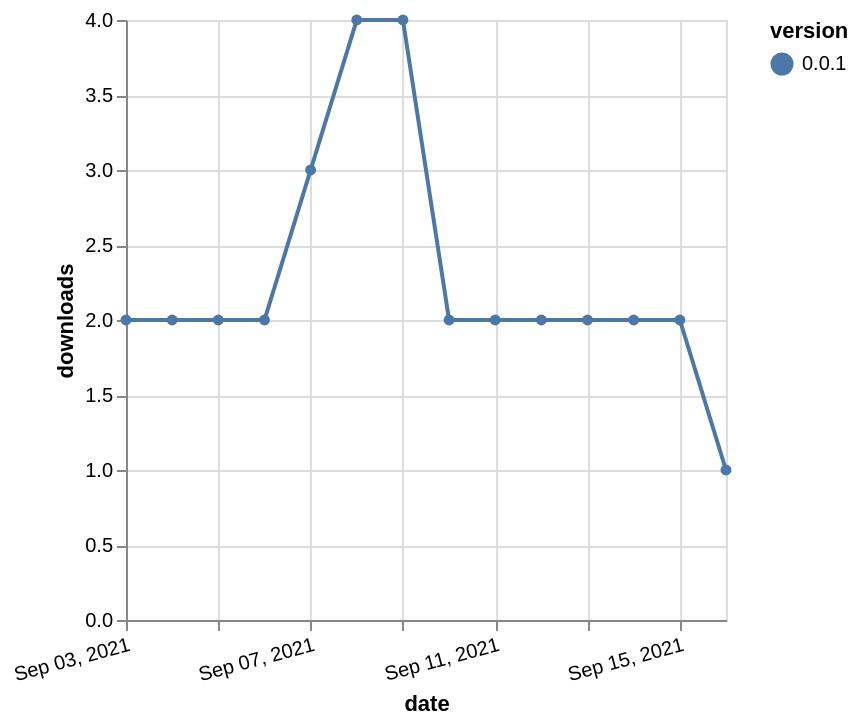

Source (Vega-Lite JSON):
### Vega-Lite specification from a JSON file in a GitHub repository (floating-point values rounded to 4 significant figures)
{"$schema": "https://vega.github.io/schema/vega-lite/v5.json", "description": "A simple bar chart with embedded data.", "data": {"values": [{"date": "2021-09-03", "total": 1527, "delta": 2, "version": "0.0.1"}, {"date": "2021-09-04", "total": 1529, "delta": 2, "version": "0.0.1"}, {"date": "2021-09-05", "total": 1531, "delta": 2, "version": "0.0.1"}, {"date": "2021-09-06", "total": 1533, "delta": 2, "version": "0.0.1"}, {"date": "2021-09-07", "total": 1536, "delta": 3, "version": "0.0.1"}, {"date": "2021-09-08", "total": 1540, "delta": 4, "version": "0.0.1"}, {"date": "2021-09-09", "total": 1544, "delta": 4, "version": "0.0.1"}, {"date": "2021-09-10", "total": 1546, "delta": 2, "version": "0.0.1"}, {"date": "2021-09-11", "total": 1548, "delta": 2, "version": "0.0.1"}, {"date": "2021-09-12", "total": 1550, "delta": 2, "version": "0.0.1"}, {"date": "2021-09-13", "total": 1552, "delta": 2, "version": "0.0.1"}, {"date": "2021-09-14", "total": 1554, "delta": 2, "version": "0.0.1"}, {"date": "2021-09-15", "total": 1556, "delta": 2, "version": "0.0.1"}, {"date": "2021-09-16", "total": 1557, "delta": 1, "version": "0.0.1"}]}, "width": "container", "mark": {"type": "line", "point": {"filled": true}}, "encoding": {"x": {"field": "date", "type": "temporal", "timeUnit": "yearmonthdate", "title": "date", "axis": {"labelAngle": -15}}, "y": {"field": "delta", "type": "quantitative", "title": "downloads"}, "color": {"field": "version", "type": "nominal"}, "tooltip": {"field": "delta"}}}
